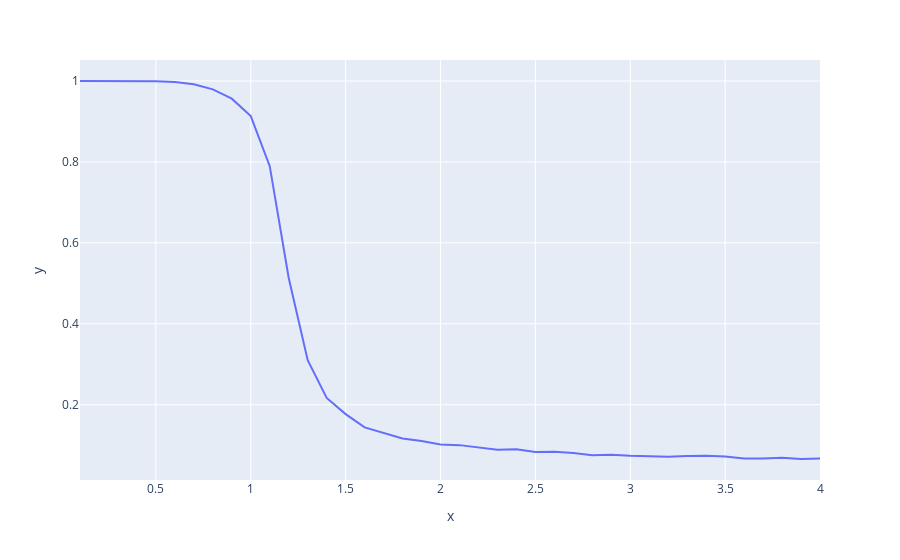

The notebook cell saved with this chart:
### Code cell
fig = px.line(x=T_list,y=magnetisation)
fig.show()

### Figure 1 — Plotly figure (JSON) as saved in the notebook; plotly's stock layout.template omitted (floating-point values rounded to 4 significant figures)
{"data": [{"hovertemplate": "x=%{x}<br>y=%{y}<extra></extra>", "legendgroup": "", "line": {"color": "#636efa", "dash": "solid"}, "marker": {"symbol": "circle"}, "mode": "lines", "name": "", "orientation": "v", "showlegend": false, "type": "scatter", "x": [0.1, 0.2, 0.3, 0.4, 0.5, 0.6, 0.7, 0.8, 0.9, 1.0, 1.1, 1.2, 1.3, 1.4, 1.5, 1.6, 1.7, 1.8, 1.9, 2, 2.1, 2.2, 2.3, 2.4, 2.5, 2.6, 2.7, 2.8, 2.9, 3, 3.1, 3.2, 3.3, 3.4, 3.5, 3.6, 3.7, 3.8, 3.9, 4], "xaxis": "x", "y": [1, 1, 1, 0.9999, 0.9992, 0.9974, 0.9918, 0.9794, 0.9564, 0.9134, 0.7896, 0.5131, 0.3099, 0.2166, 0.1767, 0.1438, 0.1311, 0.1167, 0.11, 0.1016, 0.1001, 0.09488, 0.08874, 0.08962, 0.08327, 0.08371, 0.08079, 0.07533, 0.07651, 0.07404, 0.07172, 0.07125, 0.0732, 0.07401, 0.07181, 0.06691, 0.06674, 0.06902, 0.06581, 0.06701], "yaxis": "y"}], "layout": {"autosize": true, "legend": {"tracegroupgap": 0}, "margin": {"t": 60}, "xaxis": {"anchor": "y", "autorange": true, "domain": [0, 1], "range": [0.1, 4], "title": {"text": "x"}, "type": "linear"}, "yaxis": {"anchor": "x", "autorange": true, "domain": [0, 1], "range": [0.01391, 1.052], "title": {"text": "y"}, "type": "linear"}}}
